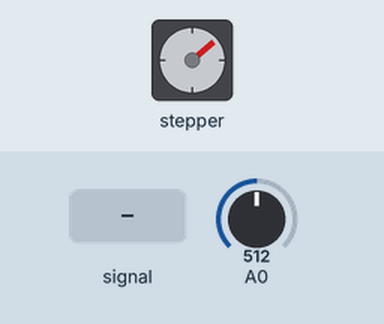
This sketch was run on a simulated Arduino Uno, built with avr-gcc and run on an emulated ATmega328P. Shown: stepper motor. The inputs (shaded band) are chosen by the test bench; at power-on: A0 = 512. Stepper angles assume 4096 steps per turn.

Above: at 1.26 s.
1.3 s: A0 fed a 50 Hz sine of ±306 counts around its level
At 2.1 s:
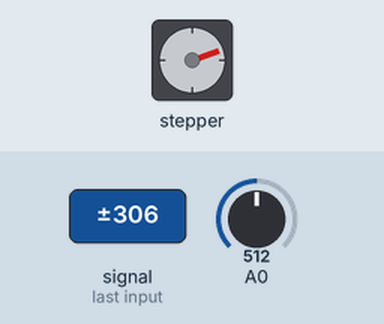
4.3 s: A0 set to 716
At 5.03 s:
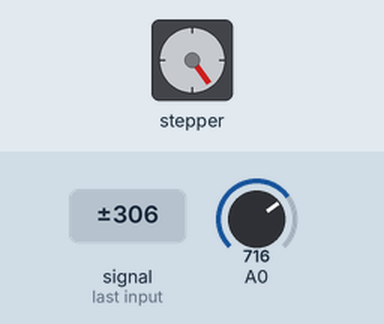
7.3 s: A0 fed a 200 Hz sine of ±81 counts around its level
10.3 s: A0 set to 511
13.3 s: A0 set to 486
At 13.3 s:
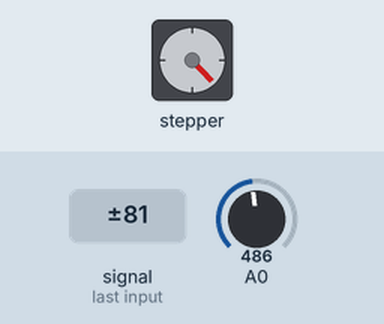
Timing chart, 0 to 15.8 s (numbered marks = the images above; inputs shaded):
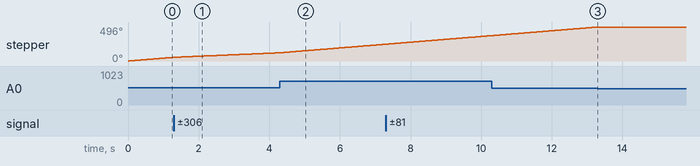

The sketch:

simpleIfElse.ino
```cpp
#include <AccelStepper.h>

AccelStepper stepper1(8, 5, 7, 6, 8); // Defaults to AccelStepper::FULL4WIRE (4 pins) on 2, 3, 4, 5

void setup() {
  stepper1.setMaxSpeed(1000);
}

void loop() {
  int value = analogRead(A0);
  if(value > 500){
    stepper1.setSpeed(500);
  }
  else{
    stepper1.setSpeed(0);
  }

  stepper1.runSpeed();
}
```

Measured:
- the behaviour switches between 501 and 500 on A0 (found by bisection; images 2 and 3)
- after the input at 13.3 s, stepper: stops changing and stays 496°
